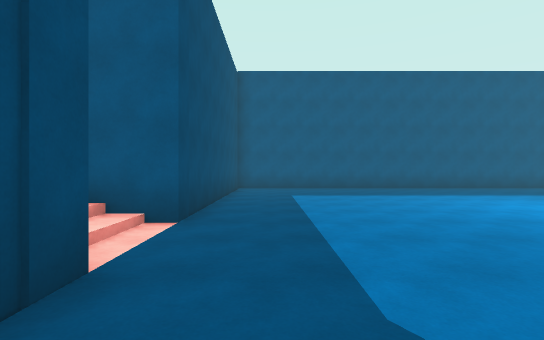
View 1 (above)

13 first-person views from a walk through a 3-D level made in the Unity game engine. The camera is 1.4 m above the floor, looks level and sees 85° across. The floor is counted in squares, 2 m on a side. Each view is taken from the middle of a square. On the plan, view 1 faces up. The plan holds only what a view shows up to about 10 squares ahead; the rest is blank. The place goes on beyond the plan. The player is left out.

View 2
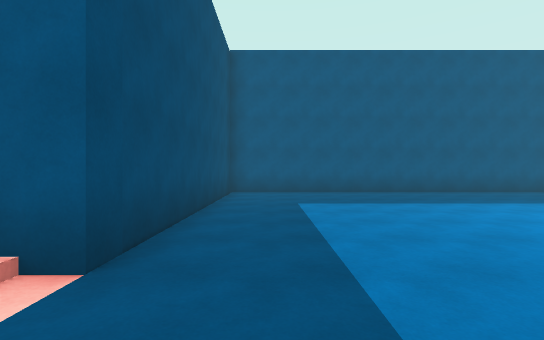

View 3
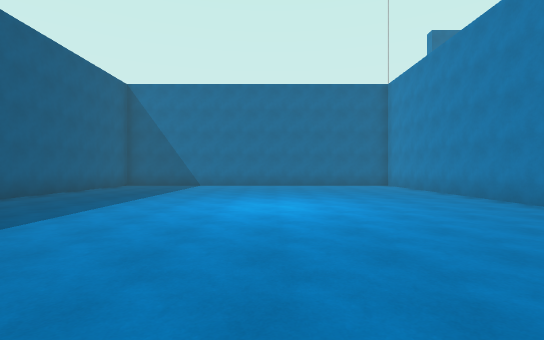

View 4
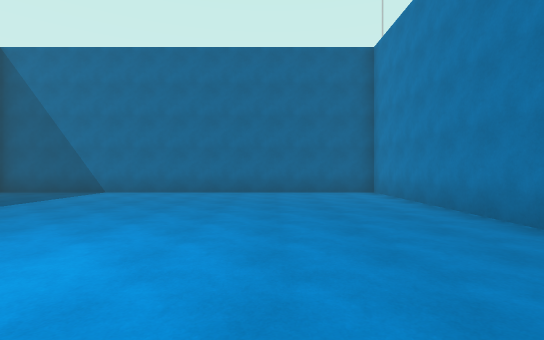

View 5
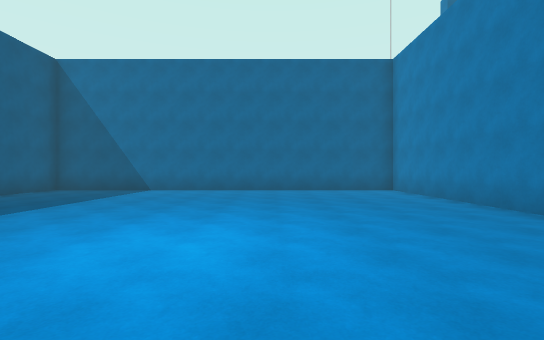

View 6
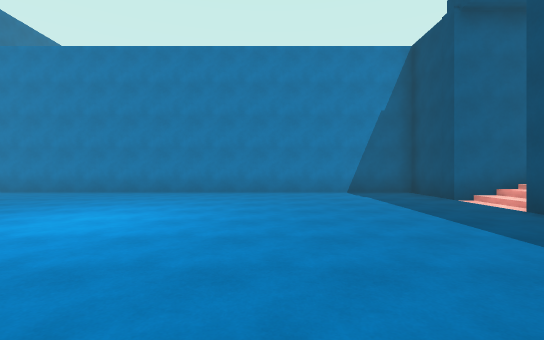

View 7
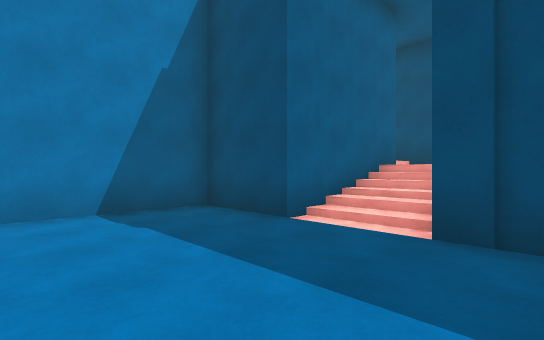

View 8
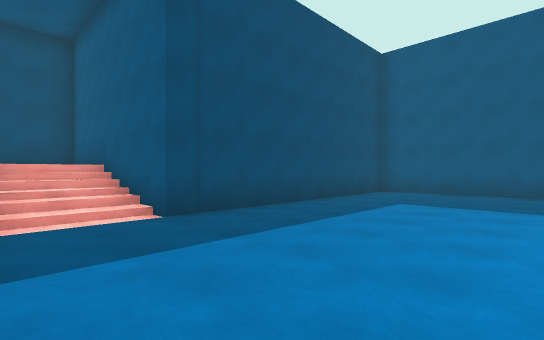

View 9
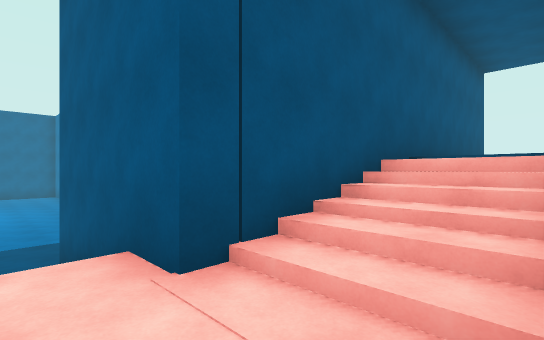

View 10
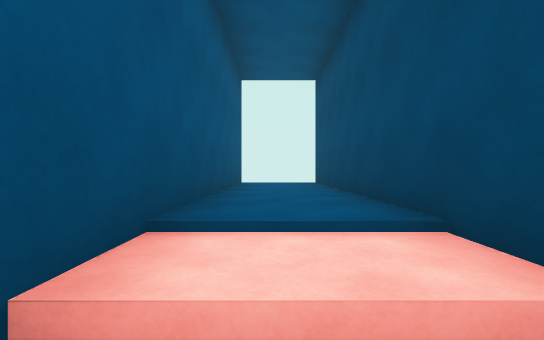

View 11
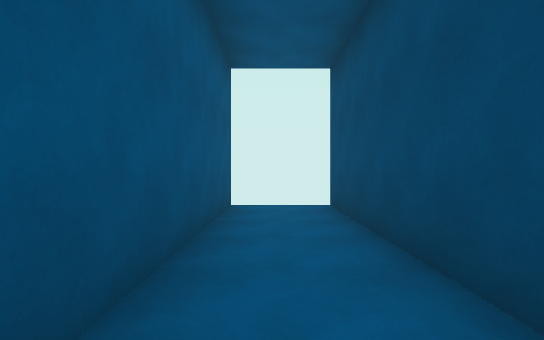

View 12
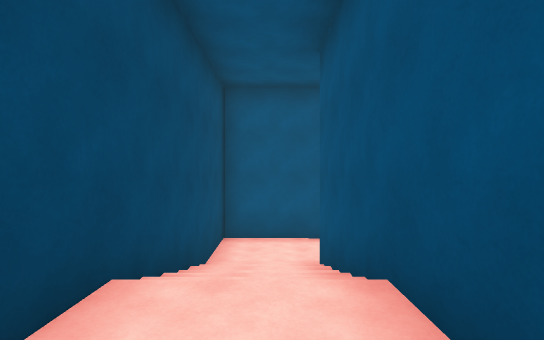

View 13
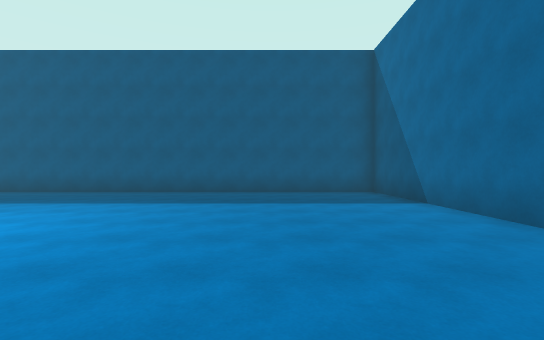

### Floor plan
Key: @ floor where view 1 was taken; # wall or solid block; x gap in a wall; . main floor; : floor 1.75 m higher than the main floor; + floor 3.5 m higher than the main floor; / step, stairs or slope.
Columns run from 8 left of view 1 to 14 right of it. Each row starts with its distance up from view 1.
 12       #################
 11       #...............#
 10       #...............#
  9       #...............#
  8       #...............#
  7       #...............#
  6       #...............#
  5       #...............#
  4 #######...............#
  3 #:::///...............#
  2 #::####...............#
  1 #//#  #...............#
  0 #//#  #.@.............#
 -1 #//#  #################
 -2 #//#
 -3 #++#
 -4 #++#
 -5 #++#
 -6 #++#
 -7 #++#
 -8  x #

Positions as (right, up) in squares from view 1, and headings:
1: (0, 0), facing up
2: (0, 2), facing up
3: (0, 5), facing right
4: (4, 3), facing right
5: (3, 4), facing right
6: (3, 9), facing down
7: (2, 5), facing down-left
8: (3, 2), facing up-left
9: (-7, 3), facing down-right
10: (-6, 0), facing down
11: (-6, -2), facing down
12: (-6, -3), facing up
13: (10, 2), facing up
